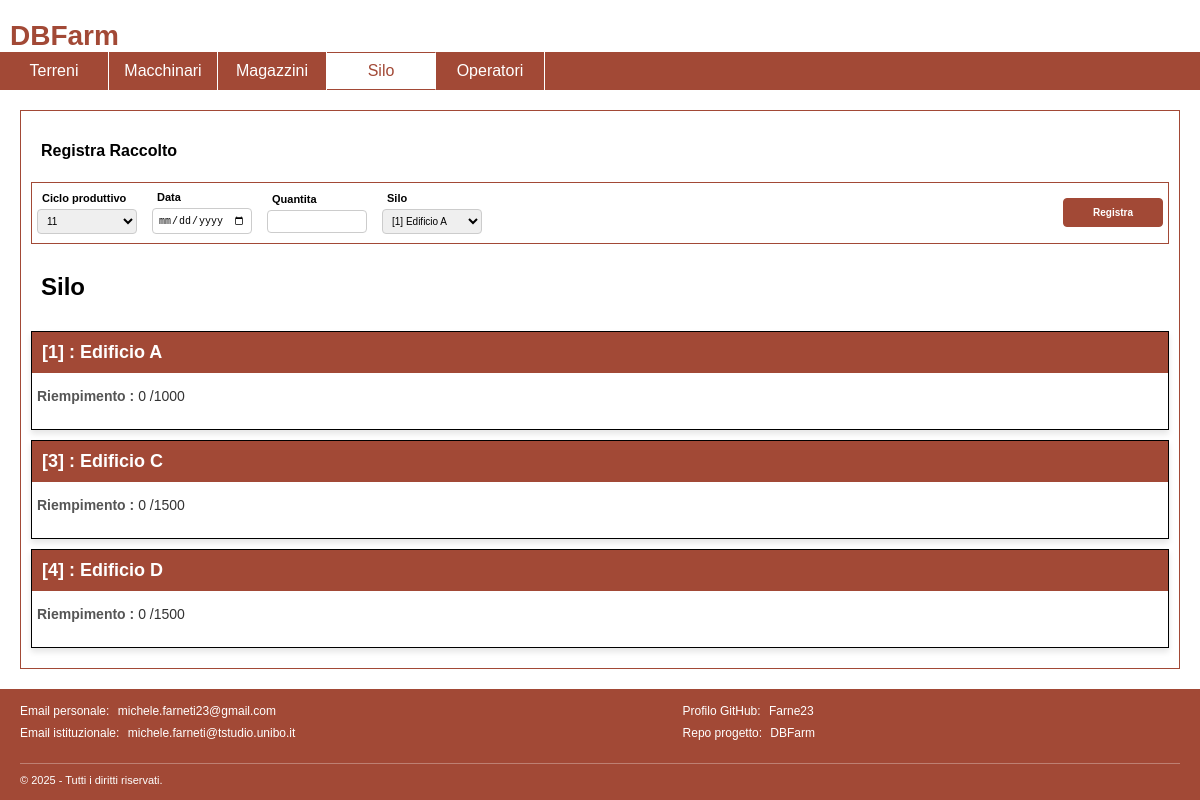
The app's page /silo.php with its own data.
### tables this page shows
CREATE TABLE edifici (
    idEdificio INT AUTO_INCREMENT PRIMARY KEY,
    nome VARCHAR(100) NOT NULL,
    via VARCHAR(150) NOT NULL,
    citta VARCHAR(100) NOT NULL,
    provincia CHAR(2) NOT NULL,
    tipo_silo BOOLEAN NOT NULL,  
    tipo_magazzino BOOLEAN NOT NULL,  
    capacita_silo INT DEFAULT NULL,  
    capacita_magazzino INT DEFAULT NULL  
);

### silo.php (called while the page is built, shortened)
<?php
require_once 'bootstrap.php';
$cicli = $dbh->getCicliProduttivi();
$silos= $dbh->getSiloListComplete();
require 'template/base.php';
?>

### database/database.php (called while the page is built, shortened)
<?php
class DatabaseHelper
{
    private $db;
    public function __construct($servername, $username, $password, $dbname, $port)
    {
        $this->db = new mysqli($servername, $username, $password, $dbname, $port);
    }
    function getSiloListComplete()
    {
        $stmt = $this->db->prepare("SELECT DISTINCT edifici.* FROM edifici WHERE  edifici.tipo_silo=true GROUP BY edifici.idEdificio");
        $stmt->execute();
        $result = $stmt->get_result();
        $resultComplete = $result->fetch_all(MYSQLI_ASSOC);
        foreach ($resultComplete as &$edificio) {
            $edificio["content"] = $this->getRaccoltiInvenduti($edificio["idEdificio"]);
            $edificio["giacenza"] = $this->getGiacenza($edificio["idEdificio"])[0]['giacenza'];
        }
        return $resultComplete;
    }
    function getRaccoltiInvenduti(
        $edificio
    ) {
        $stmt = $this->db->prepare("SELECT raccolti.*, cicli_produttivi.coltura_coltivata
            FROM raccolti
            LEFT JOIN vendite
            ON vendite.idCicloProduttivo = raccolti.idCicloProduttivo
            AND raccolti.data = vendite.data_raccolta
            INNER JOIN cicli_produttivi
            ON raccolti.idCicloProduttivo = cicli_produttivi.idCicloProduttivo
            WHERE raccolti.idSilo = ?
            AND vendite.idCicloProduttivo IS NULL");
        $stmt->bind_param("i", $edificio);
        $stmt->execute();
        $result = $stmt->get_result();
        return $result->fetch_all(MYSQLI_ASSOC);
    }
    function getGiacenza($edificio)
    {
        $stmt = $this->db->prepare("SELECT
            COALESCE(SUM(raccolti.quantita), 0) AS giacenza
            FROM
                raccolti
            LEFT JOIN
                vendite
            ON
                raccolti.idCicloProduttivo = vendite.idCicloProduttivo
                AND raccolti.data = vendite.data_raccolta
            WHERE
            raccolti.idSilo = ?
            AND vendite.idCicloProduttivo IS NULL");
        $stmt->bind_param("i", $edificio);
        $stmt->execute();
        $result = $stmt->get_result();
        return $result->fetch_all(MYSQLI_ASSOC);
    }
    public function getCicliProduttivi()
    {
        $stmt = $this->db->prepare("SELECT * FROM cicli_produttivi WHERE ISNULL(data_fine)");
        $stmt->execute();
        $result = $stmt->get_result();
        return $result->fetch_all(MYSQLI_ASSOC);
    }
}
?>

### bootstrap.php (called while the page is built, shortened)
<?php
require_once("database/database.php");
$dbh = new DatabaseHelper("localhost", "root", "", "DBFarm", 3306);
?>

### silo-main.php (the view, shortened to what this page needs)
<form id="RegistraRaccolto">
    <h4>Registra Raccolto</h4>
    <div class="input-line">
        <div class="input-group">
            <label for="ciclo">Ciclo produttivo</label>
            <select id="ciclo">
                <?php
                foreach ($cicli as $ciclo) {
                    echo '<option value="' . $ciclo["idCicloProduttivo"] . '" selected="selected">' . $ciclo["idCicloProduttivo"] . '</option>;';
                }
                ?>
            </select>
        </div>
        <div class="input-group">
            <label for="data">Data</label>
            <input id="data" type="date" required />
        </div>
        <div class="input-group">
            <label for="quantita">Quantita</label>
            <input id="quantita" type="number" min="0" required />
        </div>
        <div class="input-group">
            <label for="silo">Silo</label>
            <select id="silo">
                <?php
                foreach ($silos as $silo) {
                    echo '<option value="' . $silo["idEdificio"] . '">[' . $silo["idEdificio"] . '] ' . $silo["nome"] . '</option>;';
                }
                ?>
            </select>
        </div>
        <div class="input-group">
            <input id="RegistraRaccoltobtn" class="orange-on-white" type="submit" value="Registra" />
        </div>
    </div>
</form>
<h2>Silo</h2>
<ul class="terreni-list">
    <?php foreach ($silos as $silo): ?>
        <li>
            <div class="terreno-header orange-on-white">
                <strong>[<?= htmlspecialchars($silo['idEdificio']) ?>] :
                    <?= htmlspecialchars($silo['nome']) ?></strong>
            </div>
            <div class="terreno-details">
                <span>Riempimento :</span>
                <?= htmlspecialchars(intval($silo['giacenza'])) ?> /<?= htmlspecialchars($silo['capacita_silo']) ?>
            </div>
            <div class="terreno-details">
            </div>
        </li>
    <?php endforeach; ?>
</ul>

### style/styles.css (style rules this page uses)
body { font-family: "Trebuchet MS", Helvetica, sans-serif; }
body, ul, h1 { padding: 0px; margin: 0px; }
ul { list-style: none; }
.orange-on-white { background-color: #A24936; color: white; }
.input-line { display: flex; gap: 5px; align-items: flex-start; border: 1px solid #A24936; }
.input-group { display: flex; flex-direction: column; align-items: left; justify-content: center; width: 100px; padding: 5px; height: 50px; }
.input-group label { margin-bottom: 5px; font-weight: bold; font-size: 11px; padding-left: 5px; }
.input-group input, .input-group select { padding: 5px; font-size: 10px; border: 1px solid #ccc; border-radius: 4px; width: 100%; box-sizing: border-box; }
.input-group:last-of-type { margin-left: auto; }
input[type="submit"], input[type="button"], button, #formMacchinario button[type="submit"] { border: none; cursor: pointer; padding: 8px 12px; border-radius: 4px; font-weight: bold; border: 1px solid #A24936; }
.terreni-list { list-style: none; padding: 0; margin: 0; }
.terreni-list li { border: 1px solid black; margin: 10px 0; background-color: #fff; box-shadow: 0 4px 6px rgba(0, 0, 0, 0.1); transition: transform 0.2s, box-shadow 0.2s; cursor: pointer; }
.terreno-header { padding: 10px; font-size: 18px; margin-bottom: 10px; }
.terreno-details { color: #333; font-size: 14px; margin: 5px 0; padding: 5px; }
.terreno-details span { font-weight: bold; color: #555; }
.terreni-list li { text-decoration: none; }
h2 { padding: 10px; }
h4 { margin-left: 10px; }

### records on screen
edifici: idEdificio "1", nome "Edificio A", giacenza "0", capacita_silo "1000"
edifici: idEdificio "3", nome "Edificio C", giacenza "0", capacita_silo "1500"
edifici: idEdificio "4", nome "Edificio D", giacenza "0", capacita_silo "1500"

### other values on screen
form field value "11"
